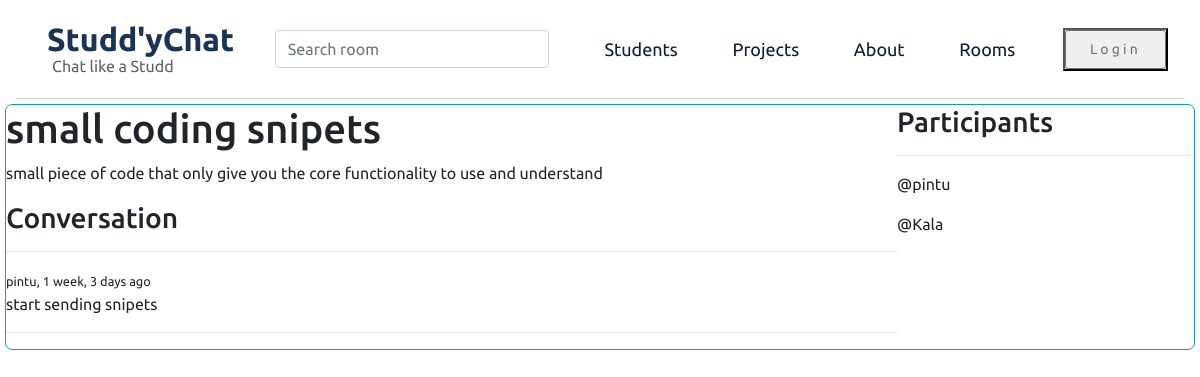
Page /room/6/ on the committed database.
### base/models.py (models this page shows, shortened)
class Room(models.Model):
    host = models.ForeignKey(User,on_delete=models.SET_NULL,null=True)
    topic = models.ForeignKey(Topic,on_delete=models.SET_NULL,null=True)
    name = models.CharField(max_length=200)
    description = models.TextField(null=True,blank=True)
    participants = models.ManyToManyField(User,related_name='participants',blank=True)
    updated = models.DateTimeField(auto_now=True)
    created = models.DateTimeField(auto_now_add=True)
    class Meta:
        ordering = ['-updated','-created']

class Message(models.Model):
    user = models.ForeignKey(User,on_delete=models.CASCADE)
    room = models.ForeignKey(Room,on_delete=models.CASCADE)
    body = models.TextField()
    updated = models.DateTimeField(auto_now=True)
    created = models.DateTimeField(auto_now_add=True)
    class Meta:
        ordering = ['-updated','-created']

### base/views.py (the view, shortened to what this page needs)
# urls.py: path('room/<str:pk>/',views.room,name='room'),
def room(request,pk):
    room = Room.objects.get(id=pk)
    room_messages = room.message_set.all().order_by()
    participants = room.participants.all()
    context = {'room':room,'room_messages':room_messages,'participants':participants}
    return render(request,'base/room.html',context)

### base/templates/base/room.html (shortened to what this page needs)
{%extends 'main.html'%}
{%block content%}
<div class="room-container">
  <div class="messages-container">
    <h1>{{room.name}}</h1>
    <p>{{room.description}}</p>
    <h3>Conversation</h3>
    <hr>
    {% for message in room_messages %}
    <div>
      <small>{{message.user}}, {{message.created|timesince}} ago</small>
      <p>{{message.body}}</p>
      <hr>
    </div>
    {%endfor%}
  </div>
  <div class="participants">
    <h3>Participants</h3>
    <hr>
    {% for participant in participants %}
    <div>
      <p>@{{participant.username}}</p>
    </div>
    {% endfor %}
  </div>
</div>
{%endblock content%}

### static/style/style.css (style rules this page uses)
* { margin: 0; padding: 0; font-family: 'Montserrat', sans-serif; font-family: 'Poppins', sans-serif; font-family: 'Roboto', sans-serif; font-family: 'Ubuntu', sans-serif; }
.room-container { height: fit-content; border:1px solid#0da1b1; margin: 5px; border-radius: 7px; }

### base/templates/base/room.html (style rules this page uses)
.room-container { display: grid; grid-template-columns: 3fr 1fr; }

### rows in the picture
Room: name "small coding snipets", description "small piece of code that only give you the core functionality to use and understand"
Message: user "pintu", created "1 week, 3 days", body "start sending snipets"

### other values in the picture
{{ participant.username }} "pintu"
{{ participant.username }} "Kala"
